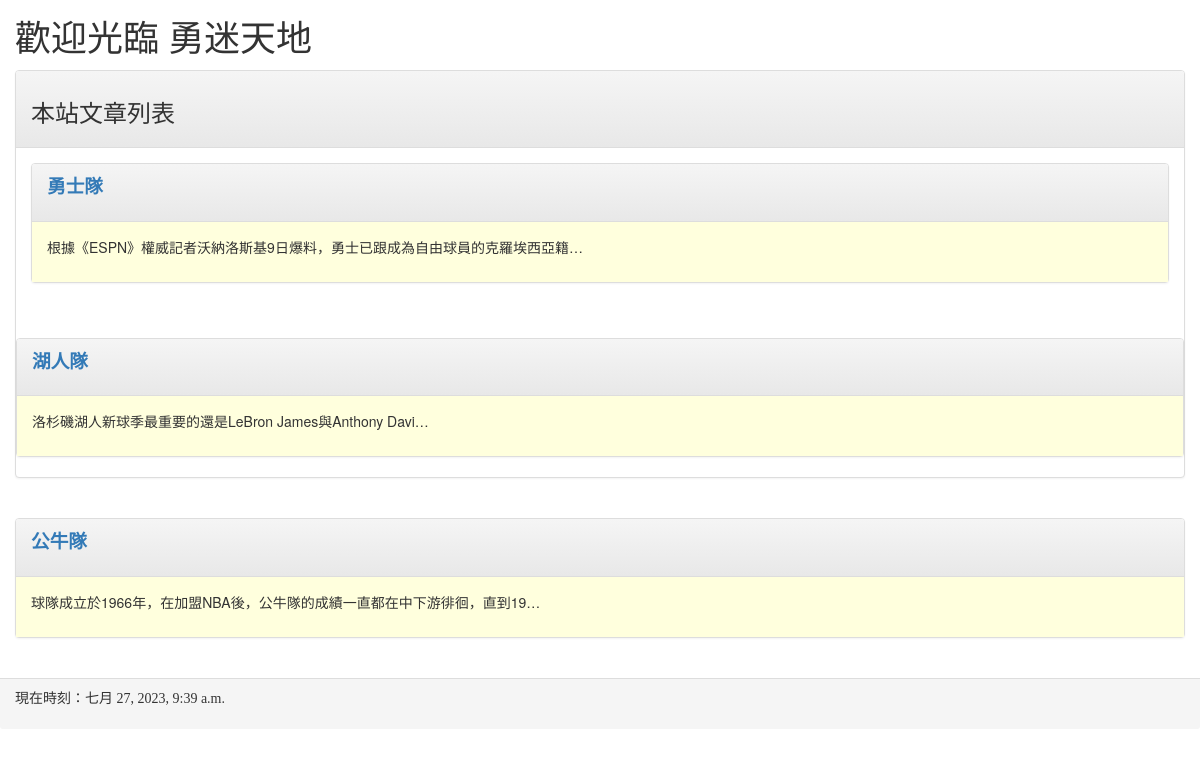
The page / on the database its author committed.
### mainsite/models.py (models this page shows, shortened)
class Post(models.Model):
    title = models.CharField(max_length=200)
    slug = models.CharField(max_length=200)   #文章網址
    body = models.TextField()                 #文章內容
    pub_date = models.DateField(default=timezone.now)    #本文發表時間
    class Meta:                    #指定文章順序是以pub_date為依據
        ordering = ('-pub_date',)

### mainsite/views.py (the view)
# urls.py: path('', homepage, name='root'),  #將根路徑對應到 views.py 中的 index 視圖函式，並使用名稱 'root'
def homepage(request):
    posts = Post.objects.all()
    now = datetime.now()
    return render(request,'index.html',locals())

### templates/index.html (shortened to what this page needs)
{% extends 'base.html' %}
{% block headmessage %}
    <h3 style='font-family:標楷體;'>本站文章列表</a>
{% endblock %}
{% block content %}
    {% for post in posts %}
        <div class='panel panel-default'>
            <div class='panel-heading'>
                <p style='font-family:微軟正黑體;font-size:14pt;font-weight:bold;'>
                    <a href="/post/{{post.slug}}">{{post.title}}</a>
                </p>
            </div>
            <div class='panel-body' style='background-color:#ffffdd'>
                <p>
                   {{ post.body | truncatechars:40 }}
                </p>
            </div>
            </div>
        </div>
        <br>
    {% endfor %}
{% endblock %}

### templates/base.html (shortened to what this page needs)
<!DOCTYPE html>
<html>
  <head>
<link rel="stylesheet" href="https://maxcdn.bootstrapcdn.com/bootstrap/3.3.6/css/bootstrap.min.css">
<link rel="stylesheet" href="https://maxcdn.bootstrapcdn.com/bootstrap/3.3.6/css/bootstrap-theme.min.css">
</head>
<body>
      <div class='container-fluid'>
          {% include 'header.html' %}
      <div class='panel panel-default'>
        <div class='panel-heading'>
          {% block headmessage %} {% endblock %}
        </div>
        <div class='panel-body'>
          {% block content %} {% endblock %}
        <div class='panel-footer'>
          {% include 'footer.html' %}
        </div>
</body>
</html>

### templates/header.html
<h1 style="font-family:微軟正黑體;">歡迎光臨 勇迷天地</h1>

### templates/footer.html
{% block footer %}
    {% if now %}
    <p style='font-family:微軟正黑體;'>現在時刻：{{ now }}</p>
    {% else %}
    <p style='font-family:微軟正黑體;'>本文內容取自網路，如有侵權請來信通知下架...</p>
    {% endif %}
{% endblock %}

### rows shown on the page
Post: title "勇士隊", body "根據《ESPN》權威記者沃納洛斯基9日爆料，勇士已跟成為自由球員的克羅埃西亞籍…"
Post: title "湖人隊", body "洛杉磯湖人新球季最重要的還是LeBron James與Anthony Davi…"
Post: title "公牛隊", body "球隊成立於1966年，在加盟NBA後，公牛隊的成績一直都在中下游徘徊，直到19…"
